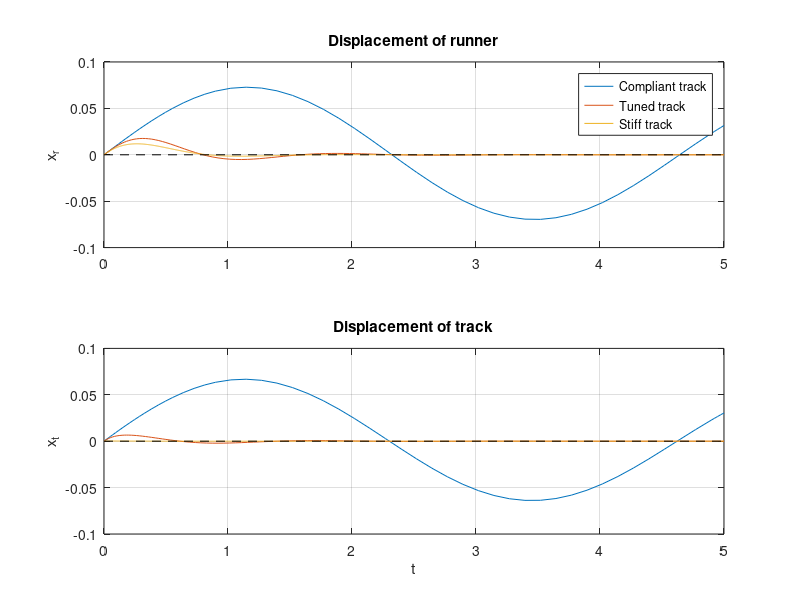

The MATLAB script that drew this image:
% In MATLAB, the main function (in this case, simulateTunedTrackSystem)
% must match the file name exactly. To that end, do not rename the file!
% Do not modify the file except in as noted in the two steps below:
% Step 1: Fill in the two lines where noted in tunedTrack_equationsOfMotion
% Step 2: Fill in the three lines where noted in simulateTunedTrackSystem

function simulateTunedTrackSystem
    % ODE parameters (end time, initial conditions)
    t_final = 5;
    xr_initial = 0;
    xrd_initial = 0.1;
    xt_initial = 0;
    
    % System parameters
    m = 50;
    km = 1000;
    zeta = 0.55;
    b = 2*sqrt(m*km)*zeta;
    %-- FILL IN THE THREE LINES BELOW, e.g., kt_compliant = 0.1*km; --%
    kt_compliant = km*1e-1; %-- FILL IN HERE --%
    kt_tuned = 3*km; %-- FILL IN HERE --%
    kt_stiff = km*1e2; %-- FILL IN HERE --%
    
    % Use Matlab's ode45 to integrate equations of motion
    % Syntax:
    %   [t_solution, X_solution] = ode45( <function handle to equations of motion>, [t_initial, t_final], initial_conditions)
    [time_compliant, X_compliant] = ode45(@(t,X) tunedTrack_equationsOfMotion(t, X, m, km, b, kt_compliant), [0, t_final], [xr_initial, xrd_initial, xt_initial]);
    [time_tuned, X_tuned] = ode45(@(t,X) tunedTrack_equationsOfMotion(t, X, m, km, b, kt_tuned), [0, t_final], [xr_initial, xrd_initial, xt_initial]);
    [time_stiff, X_stiff] = ode45(@(t,X) tunedTrack_equationsOfMotion(t, X, m, km, b, kt_stiff), [0, t_final], [xr_initial, xrd_initial, xt_initial]);
    
    % Plot results
    figure
    subplot(2,1,1)
    plot(time_compliant, X_compliant(:,1)), hold all
    plot(time_tuned, X_tuned(:,1))
    plot(time_stiff, X_stiff(:,1))
    plot([0,t_final], [0,0], 'k--')
    grid on
    ylabel('x_r')
    title('Displacement of runner')
    legend('Compliant track', 'Tuned track', 'Stiff track')
    
    subplot(2,1,2)
    plot(time_compliant, X_compliant(:,3)), hold all
    plot(time_tuned, X_tuned(:,3))
    plot(time_stiff, X_stiff(:,3))
    plot([0,t_final], [0,0], 'k--')
    grid on
    ylabel('x_t')
    title('Displacement of track')
    xlabel('t')
    hT_c_rigid = pi/sqrt(km/m*(1-b^2/(4*m*km)))
end


function Xd = tunedTrack_equationsOfMotion(t, X, m, km, b, kt)
    % This function implements the equations of motion for the 2-degree of
    % freedom tuned track system.
    %
    % Variables:
    %   xr: runner displacement
    %   xrd, xrdd: first and second time derivatives, respectively, of xr
    %      i.e., xrd = d(xr)/dt, and xrdd = d^2(xr)/dt^2
    %   xt: track displacement
    %   xtd: first time derivative of xt
    %      i.e., xtd = d(xt)/dt
    %
    % System state (X), and state time derivative (Xd)
    % X = [xr, d(xr)/dt, xt]
    % Xd = [d(xr)/dt, d^2(xr)/dt^2, d(xt)/dt]
    %
    % The equations of motion from dynamics are:
    %   m(xrdd) = km(xt - xr) + b(xtd - xrd)
    %   km(xt - xr) + b(xtd - xrd) = -kt(xt)
    
    % Get state values from X
    xr  = X(1);
    xrd = X(2);
    xt  = X(3);
    
    % Compute state derivatives
    %-- FILL IN THE TWO LINES BELOW --%
    %-- Remember to use the same variables names from above! --%
    xtd = xrd+km./b.*(xr-xt)-kt/b.*xt; %-- FILL IN HERE --%
    xrdd = -kt/m*xt; %-- FILL IN HERE --%
    
    % Return vector of state derivatives
    Xd(1,1) = xrd;
    Xd(2,1) = xrdd;
    Xd(3,1) = xtd;

end
